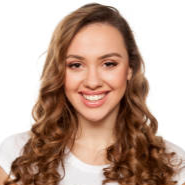
#> input picture Lab1/Part3/images/img5.png, 185 x 185 px, found by its file name
$ python q5.py
#> lines starting #> are read from the running program, lines starting #| are printed output that depends on the picture
import cv2
import numpy as np
import matplotlib.pyplot as plt
import time

img1 = cv2.imread(
    r"S:\Computer Vision\Lab1\Part3\images\img5.png",
    cv2.IMREAD_GRAYSCALE
)
#> img1: shape (185, 185); min 4, max 255, mean 170.7

img2 = cv2.imread(
    r"S:\Computer Vision\Lab1\Part3\images\img6.png",
    cv2.IMREAD_GRAYSCALE
)
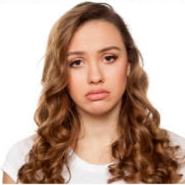
#> input picture Lab1/Part3/images/img6.png, 185 x 185 px, found by its file name
#> img2: shape (185, 185); min 5, max 255, mean 171.3

if img1 is None or img2 is None:
    raise FileNotFoundError("Could not load images.")


# Make same size
img2 = cv2.resize(
    img2,
    (img1.shape[1], img1.shape[0])
)


# Convert to float
img1 = img1.astype(np.float32)
img2 = img2.astype(np.float32)


# =========================================================
# PARAMETERS
# =========================================================

sigma = 40

low_weight = 1.0
high_weight = 1.0


# =========================================================
# SPATIAL DOMAIN
# =========================================================

start_spatial = time.perf_counter()


# Low-pass
low_spatial = cv2.GaussianBlur(
    img1,
    (31, 31),
    8
)
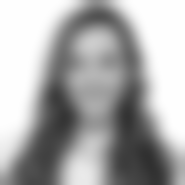
#> low_spatial: shape (185, 185) float32; min 48.17, max 255, mean 170.6


# High-pass
blur2_spatial = cv2.GaussianBlur(
    img2,
    (31, 31),
    8
)
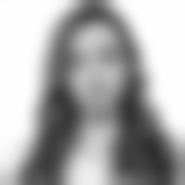
#> blur2_spatial: shape (185, 185) float32; min 48.45, max 255, mean 170.9

high_spatial = img2 - blur2_spatial
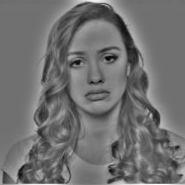
#> high_spatial: shape (185, 185) float32; min -129.7, max 163.8, mean 0.4; drawn with min black and max white


# Hybrid
hybrid_spatial = (
    low_weight * low_spatial +
    high_weight * high_spatial
)

hybrid_spatial = np.clip(
    hybrid_spatial,
    0,
    255
).astype(np.uint8)
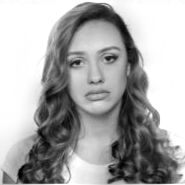
#> hybrid_spatial: shape (185, 185); min 0, max 255, mean 169.9


end_spatial = time.perf_counter()


spatial_time = end_spatial - start_spatial


# =========================================================
# FREQUENCY DOMAIN
# =========================================================

start_frequency = time.perf_counter()


# Fourier transform
F1 = np.fft.fft2(img1)
F2 = np.fft.fft2(img2)


# Shift zero frequency to center
F1_shift = np.fft.fftshift(F1)
F2_shift = np.fft.fftshift(F2)


# Create frequency coordinates
h, w = img1.shape
#> h = 185; w = 185

cy = h // 2
#> cy = 92
cx = w // 2
#> cx = 92

Y, X = np.ogrid[:h, :w]
#> Y = 185 values from 0 to 184

distance = np.sqrt(
    (X - cx) ** 2 +
    (Y - cy) ** 2
)


# Gaussian low-pass filter
low_pass = np.exp(
    -(distance ** 2) /
    (2 * sigma ** 2)
)


# Gaussian high-pass
high_pass = 1 - low_pass


# Apply filters
low_frequency = F1_shift * low_pass
high_frequency = F2_shift * high_pass


# Inverse Fourier transform
low_frequency_image = np.fft.ifft2(
    np.fft.ifftshift(low_frequency)
)

high_frequency_image = np.fft.ifft2(
    np.fft.ifftshift(high_frequency)
)


# Take real part
low_frequency_image = np.real(
    low_frequency_image
)

high_frequency_image = np.real(
    high_frequency_image
)
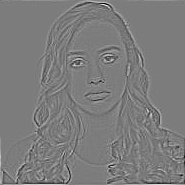
#> high_frequency_image: shape (185, 185) float64; min -42.05, max 43.9, mean 0; drawn with min black and max white


# Hybrid
hybrid_frequency = (
    low_weight * low_frequency_image +
    high_weight * high_frequency_image
)
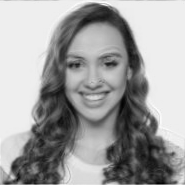
#> hybrid_frequency: shape (185, 185) float64; min -2.86, max 273.1, mean 170.7; drawn with min black and max white

hybrid_frequency = np.clip(
    hybrid_frequency,
    0,
    255
).astype(np.uint8)


end_frequency = time.perf_counter()


frequency_time = end_frequency - start_frequency


# =========================================================
# EXECUTION TIME
# =========================================================

print("------------------------------------")
print("Execution Time")
print("------------------------------------")

print(
    f"Spatial Domain   : "
    f"{spatial_time * 1000:.4f} ms"
)

print(
    f"Frequency Domain : "
    f"{frequency_time * 1000:.4f} ms"
)


if spatial_time < frequency_time:

    print("\nSpatial domain is faster.")

else:

    print("\nFrequency domain is faster.")


# =========================================================
# VISUAL COMPARISON
# =========================================================

plt.figure(figsize=(12, 6))


plt.subplot(1, 3, 1)

plt.imshow(
    img1,
    cmap="gray"
)

plt.title("Image 1")
plt.axis("off")


plt.subplot(1, 3, 2)

plt.imshow(
    hybrid_spatial,
    cmap="gray"
)

plt.title(
    f"Spatial Domain\n"
    f"{spatial_time * 1000:.2f} ms"
)

plt.axis("off")


plt.subplot(1, 3, 3)

plt.imshow(
    hybrid_frequency,
    cmap="gray"
)

plt.title(
    f"Frequency Domain\n"
    f"{frequency_time * 1000:.2f} ms"
)

plt.axis("off")


plt.tight_layout()
plt.show()
